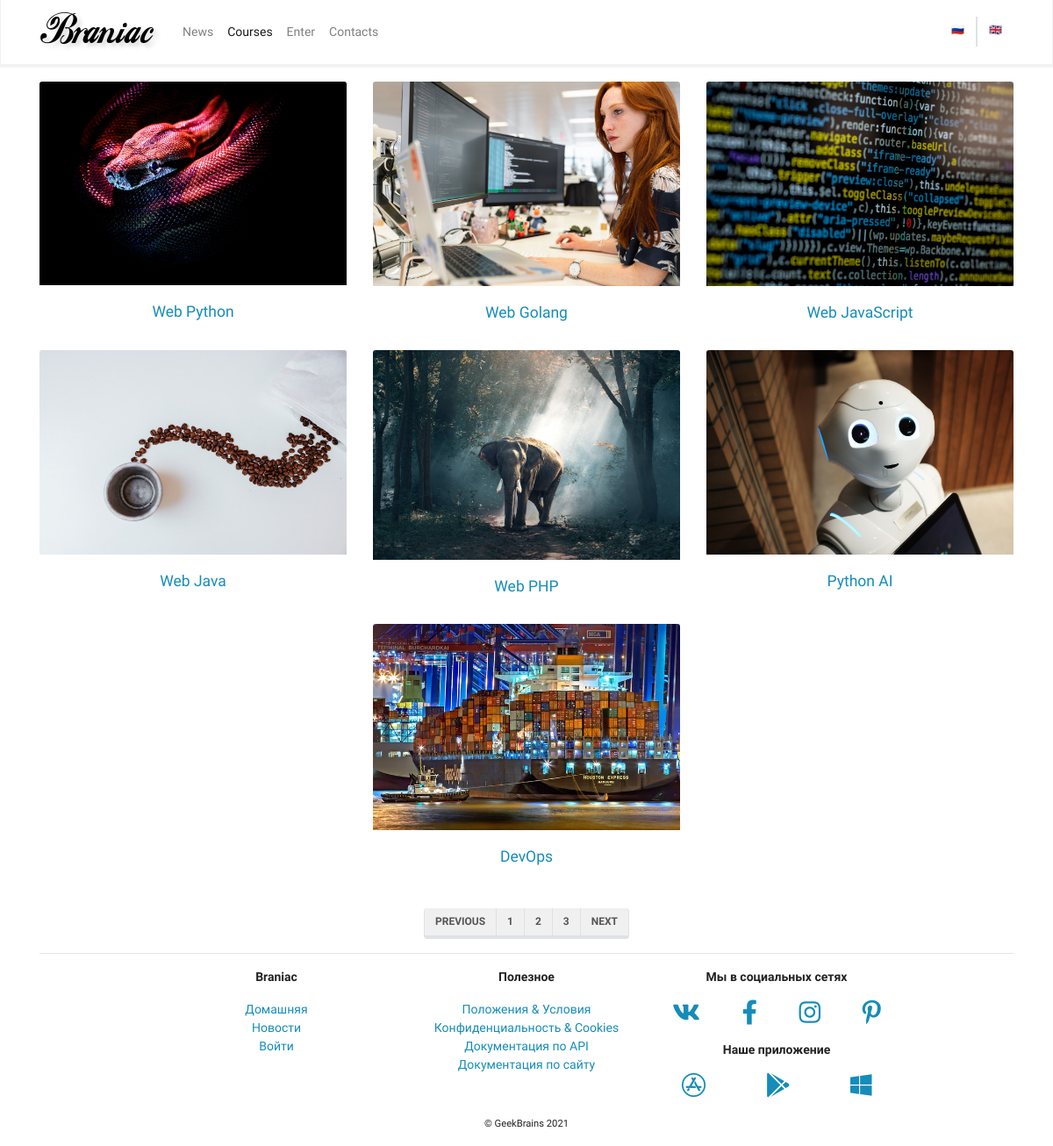
The app's page /mainapp/courses/ with its own data.
### mainapp/models.py (models this page shows, shortened)
class Courses(models.Model):
    objects = CoursesManager()
    name = models.CharField(max_length=256, verbose_name="Name")
    description = models.TextField(verbose_name="Description", blank=True, null=True)
    description_as_markdown = models.BooleanField(verbose_name="As markdown", default=False)
    cost = models.DecimalField(max_digits=8, decimal_places=2, verbose_name="Cost", default=0)
    cover = models.CharField(max_length=25, default="no_image.svg", verbose_name="Cover")
    created = models.DateTimeField(auto_now_add=True, verbose_name="Created")
    updated = models.DateTimeField(auto_now=True, verbose_name="Edited")
    deleted = models.BooleanField(default=False)

### mainapp/views.py (the view)
class CoursesListView(TemplateView):
    template_name = "mainapp/courses_list.html"
    def get_context_data(self, **kwargs):
        context = super(CoursesListView, self).get_context_data(**kwargs)
        context["objects"] = mainapp_models.Courses.objects.all()[:7]
        return context

### mainapp/context_processors/example.py (called while the page is built)
def simple_context_processor(request):
    return {"foo": "bar"}

### mainapp/models.py (called while the page is built)
    def get_queryset(self):
        return super().get_queryset().filter(deleted=False)

### mainapp/templates/mainapp/courses_list.html (shortened to what this page needs)
{% extends 'base.html' %}
{% load static %}
{% block content %}
<div class="row justify-content-center mt-3">
  {% for item in objects %}
  <div class="card col-sm-12 col-md-6 col-lg-4 border-0">
    <a href="{% url 'mainapp:courses_detail' pk=item.pk %}">
      <img src="{% static item.cover %}" class="card-img-top">
      <div class="card-body">
        <h5 class="card-title text-center">{{ item.name }}</h5>
      </div>
    </a>
  </div>
  {% endfor %}
</div>
<div class="row justify-content-center align-items-center mt-3 mb-n3">
  <nav aria-label="Page navigation example">
    <ul class="pagination">
      <li class="page-item"><a class="page-link" href="#">Previous</a></li>
      <li class="page-item"><a class="page-link" href="#">1</a></li>
      <li class="page-item"><a class="page-link" href="#">2</a></li>
      <li class="page-item"><a class="page-link" href="#">3</a></li>
      <li class="page-item"><a class="page-link" href="#">Next</a></li>
    </ul>
  </nav>
</div>
{% endblock content %}

### templates/base.html (shortened to what this page needs)
{% load static %}
<!doctype html>
<html lang="ru">
<head>
  <link rel="stylesheet" href="{% static 'css/bootstrap.min.css' %}">
  <link rel="stylesheet" href="{% static 'css/Chart.min.css' %}">
  <link rel="stylesheet" href="{% static 'css/fontawesome.all.min.css' %}">
</head>
<body>
  {% include 'includes/main_menu.html' %}
  {% block messages %}
  {% include 'includes/messages.html' %}
  {% endblock messages %}
  <div class="container-md">
    {% block content %}{% endblock content %}
  </div>
  <div class="container-lg mt-auto">
    <hr>
    <div class="row justify-content-center">
      <div class="col-sm-6 col-md-3 text-center">
        <p>
          <strong>Braniac</strong>
        </p>
        <p>
        <ul class="list-unstyled">
          <li><a href="{% url 'mainapp:main_page' %}">Домашняя</a></li>
          <li><a href="{% url 'mainapp:news' %}">Новости</a></li>
          {% if user.is_authenticated %}
          <li><a href="{% url 'authapp:logout' %}">Выйти</a></li>
          {% else %}
          <li><a href="{% url 'authapp:login' %}">Войти</a></li>
          {% endif %}
        </ul>
        </p>
      </div>
      <div class="col-sm-6 col-md-3 text-center">
        <p>
          <strong>Полезное</strong>
        </p>
        <p>
        <ul class="list-unstyled">
          <li><a href="#">Положения &amp; Условия</a></li>
          <li><a href="#">Конфиденциальность &amp; Cookies</a></li>
          <li><a href="#">Документация по API</a></li>
          <li><a href="{% url 'mainapp:doc_site' %}">Документация по сайту</a>
          </li>
        </ul>
        </p>
      </div>
      <div class="col-sm-6 col-md-3 text-center">
        <p>
          <strong>Мы в социальных сетях</strong>
        </p>
        <p>
        <div class="row justify-content-around">
          <div><a href="#"><i class="fab fa-vk fa-2x"></i></a></div>
          <div><a href="#"><i class="fab fa-facebook-f fa-2x"></i></a>
          </div>
          <div><a href="#"><i class="fab fa-instagram fa-2x"></i></a>
          </div>
          <div><a href="#"><i class="fab fa-pinterest-p fa-2x"></i></a></div>
        </div>
        </p>
        <p>
          <strong>Наше приложение</strong>
        </p>
        <p>
        <div class="row justify-content-around">
          <div><a href="#"><i class="fab fa-app-store fa-2x"></i></a>
          </div>
          <div><a href="#"><i class="fab fa-google-play fa-2x"></i></a></div>
          <div><a href="#"><i class="fab fa-windows fa-2x"></i></a>
          </div>
        </div>
        </p>
      </div>
    </div>
    <div class="row justify-content-center">
      <div>
        <p><small>&copy; GeekBrains 2021</small></p>
      </div>
    </div>
  </div>
</body>
</html>

### templates/includes/main_menu.html (shortened to what this page needs)
{% load static i18n %}
<nav class="navbar navbar-expand-lg navbar-light bg-light">
  <div class="container">
    <a class="navbar-brand" href="{% url 'mainapp:main_page' %}">
      <img src="{% static 'img/logo.png' %}" alt="">
    </a>
    <div class="collapse navbar-collapse" id="navbarSupportedContent">
      <ul class="navbar-nav mr-auto">
        <li
          class="nav-item {% if request.resolver_match.view_name == 'mainapp:news' %}active{% endif %}">
          <a class="nav-link" href="{% url 'mainapp:news' %}">
            {% translate "News" %}
          </a>
        </li>
        <li
          class="nav-item {% if request.resolver_match.view_name == 'mainapp:courses' %}active{% endif %}">
          <a class="nav-link" href="{% url 'mainapp:courses' %}">
            {% translate "Courses" %}
          </a>
        </li>
        {% if user.is_authenticated %}
        <li class="nav-item dropdown">
          <a class="nav-link dropdown-toggle" href="#" id="ddProfile"
            role="button" data-toggle="dropdown" aria-haspopup="true"
            aria-expanded="false">
            {% translate "Profile" %}
          </a>
          <div class="dropdown-menu" aria-labelledby="ddProfile">
            <a class="dropdown-item"
              href="{% url 'authapp:profile_edit' pk=request.user.pk %}">Редактировать
              профиль</a>
            <a class="dropdown-item" href="#">Мои курсы</a>
            <div class="dropdown-divider"></div>
            <a class="dropdown-item" href="#">Модерация</a>
            {% if user.is_superuser %}
            <a class="dropdown-item" href="{% url 'admin:index' %}"
              target="_blank">Административный
              раздел</a>
            <a class="dropdown-item" href="{% url 'mainapp:log_view' %}"
              target="_blank">Лог</a>
            {% endif %}
            <div class="dropdown-divider"></div>
            <a class="dropdown-item" href="{% url 'authapp:logout' %}">Выход</a>
          </div>
        </li>
        {% else %}
        <li class="nav-item">
          <a class="nav-link" href="{% url 'authapp:login' %}">
            {% translate "Enter" %}
          </a>
        </li>
        {% endif %}
        <li
          class="nav-item {% if request.resolver_match.view_name == 'mainapp:contacts' %}active{% endif %}">
          <a class="nav-link" href="{% url 'mainapp:contacts' %}">
            {% translate "Contacts" %}
          </a>
        </li>
      </ul>
      <div class="row justify-content-end m-0">
        <div class="col p-0 border-right">
          <form action="{% url 'set_language' %}" method="post">
            <button type="submit" class="btn btn-link">🇷🇺</button>
          </form>
        </div>
        <div class="col p-0 border-left">
          <form action="{% url 'set_language' %}" method="post">
            <button type="submit" class="btn btn-link">🇬🇧</button>
          </form>
        </div>
      </div>
    </div>
  </div>
</nav>

### templates/includes/messages.html (shortened to what this page needs)
<div class="position-absolute w-100" style="z-index: 1;">
  </div>

### records on screen
Courses: cover (picture), name "Web Python"
Courses: cover (picture), name "Web Golang"
Courses: cover (picture), name "Web JavaScript"
Courses: cover (picture), name "Web Java"
Courses: cover (picture), name "Web PHP"
Courses: cover (picture), name "Python AI"
Courses: cover (picture), name "DevOps"
